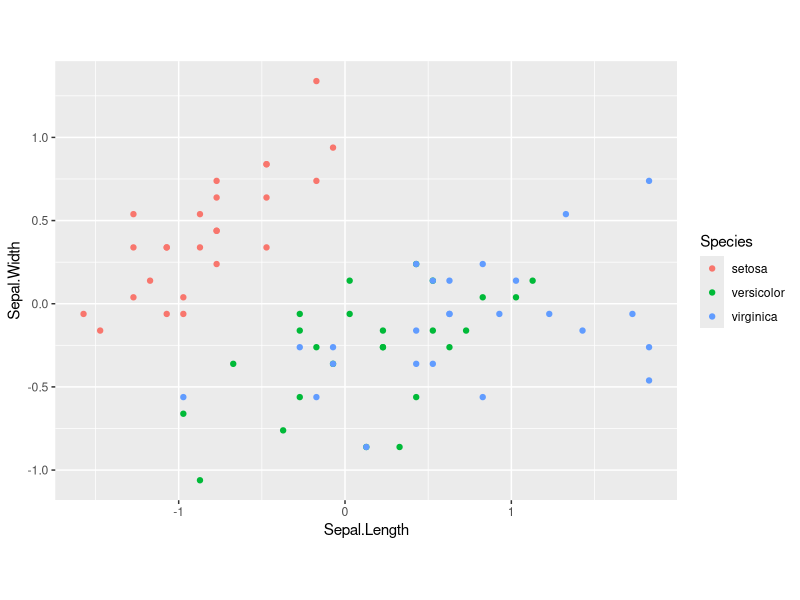
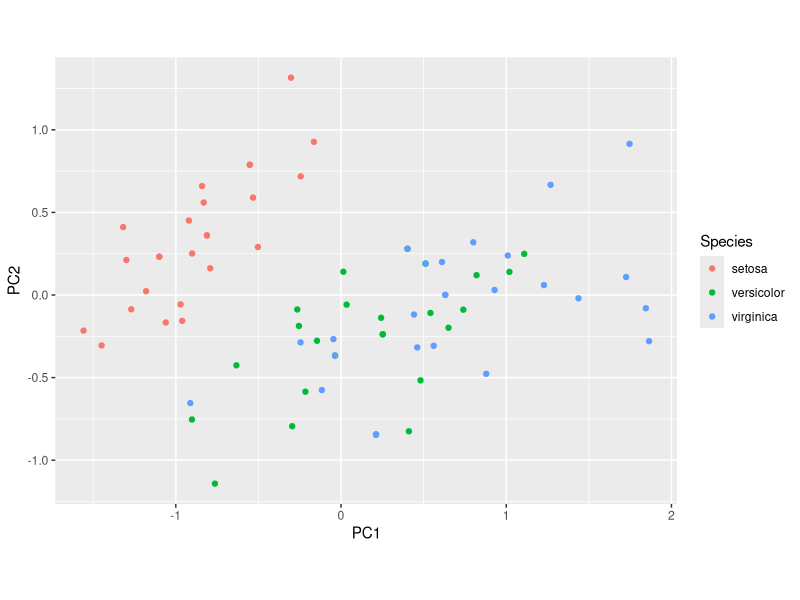
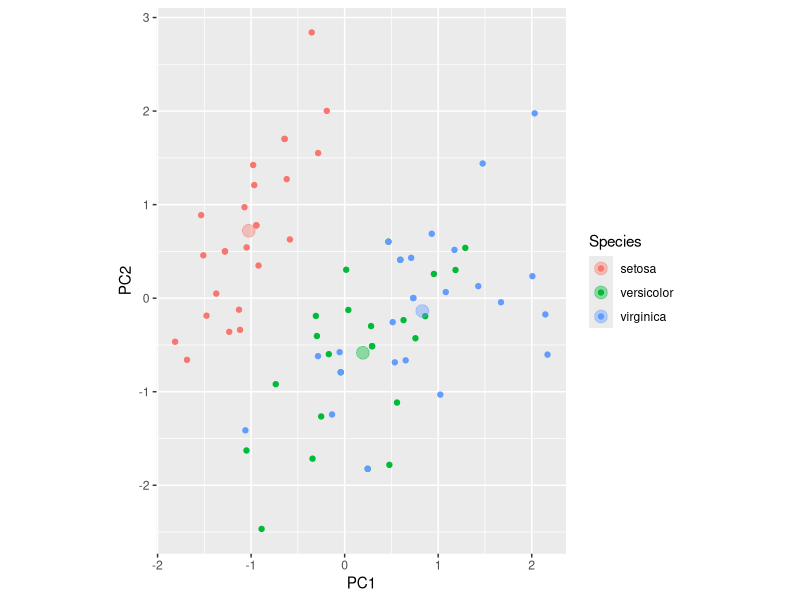
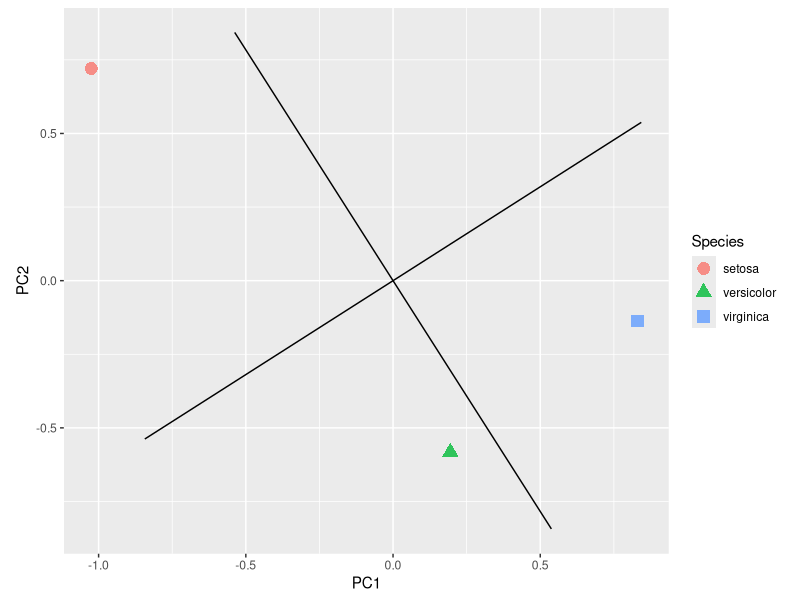
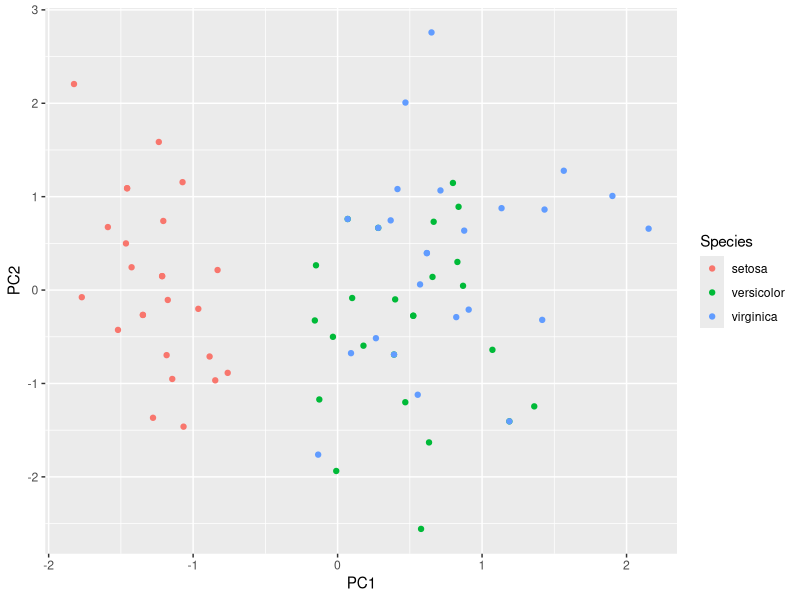
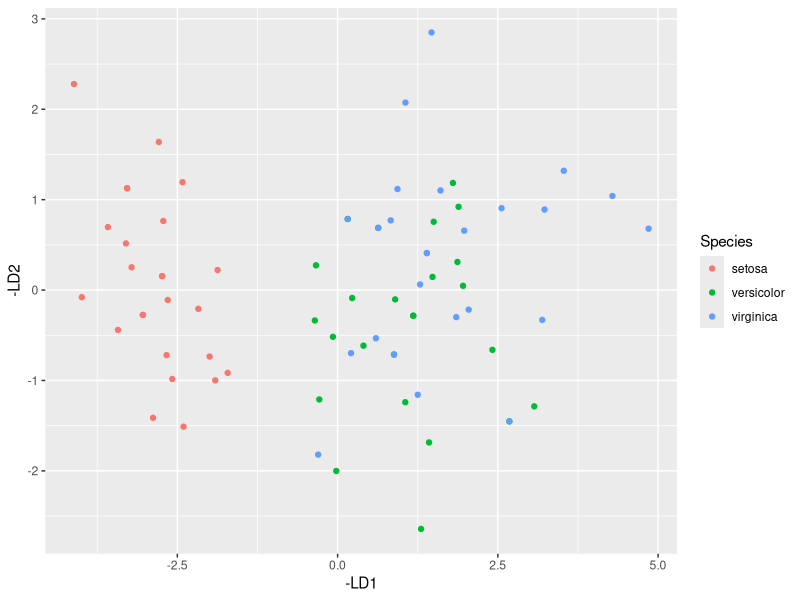
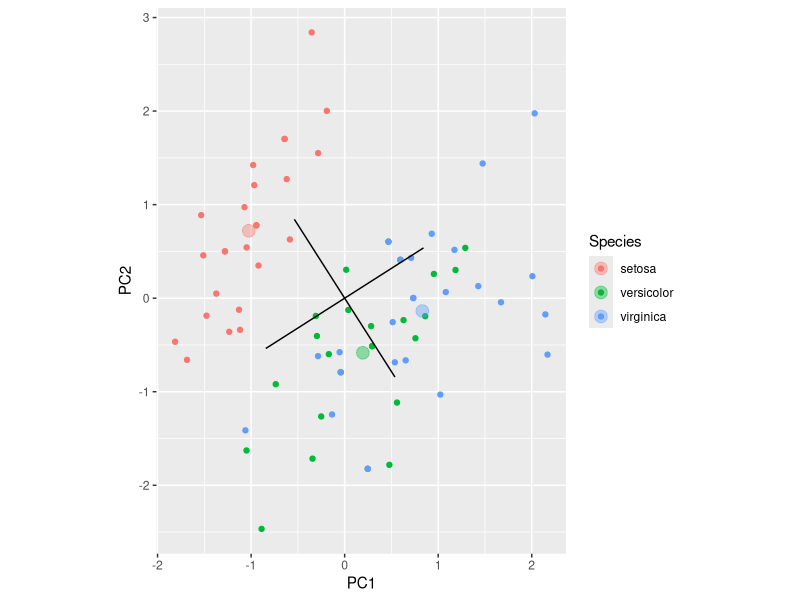
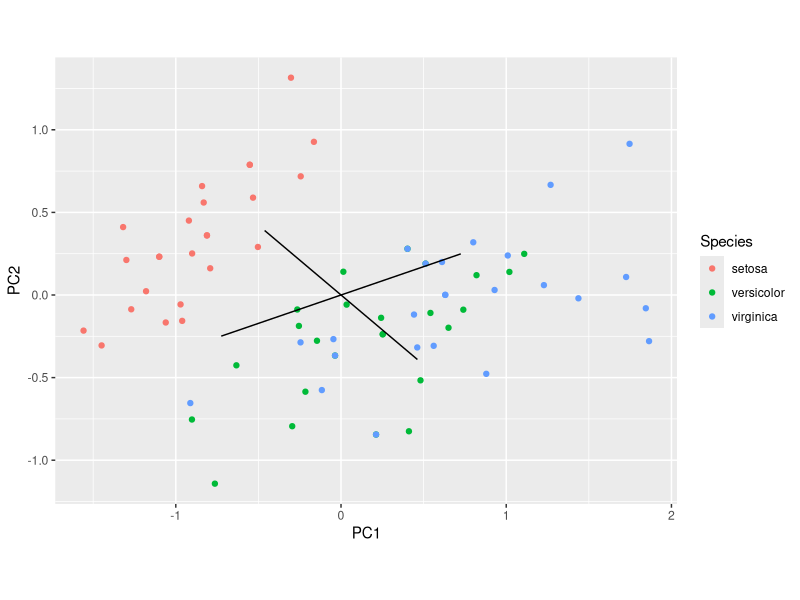

Source code (R) for these figures, in order:
## ---- chunk 1
library(MASS)
library(tidyverse)
library(cowplot)
## ---- chunk 2
# Take first 25 specimens of each species
# and mean center data
reduced.iris <-
  iris %>%
  select(-starts_with("Petal")) %>%  # drop petal variables
  group_by(Species) %>%
  do(head(., 25)) %>%
  ungroup %>%
  mutate_if(is.numeric, funs(. - mean(.)))
  

variate.plot <-
  ggplot(reduced.iris, aes(x = Sepal.Length, y = Sepal.Width)) + 
  geom_point(aes(color=Species)) +
  coord_fixed()

variate.plot
  
## ---- chunk 3
pca.I <- 
  reduced.iris %>% 
  dplyr::select(-Species) %>%
  prcomp(center = TRUE, scale. = FALSE)

pca.I.scores <- as_data_frame(pca.I$x)
pca.I.scores$Species <- reduced.iris$Species

pca.I.plot <- 
  ggplot(pca.I.scores, aes(x=PC1, y=PC2)) + 
  geom_point(aes(color=Species)) +
  coord_fixed(ratio=1)


pca.I.plot
## ---- chunk 4
pca.I.scaled.scores <- as_data_frame(pca.I$x %*% diag(1/pca.I$sdev))
names(pca.I.scaled.scores) <- c("PC1","PC2")
pca.I.scaled.scores$Species <- reduced.iris$Species

pca.I.means <-
  pca.I.scaled.scores %>%
  group_by(Species) %>%
  summarize_all(mean)

pca.I.scaled.plot <- 
  pca.I.scaled.scores %>%
  ggplot(aes(x=PC1, y=PC2)) + 
  geom_point(aes(color=Species)) +
  geom_point(data=pca.I.means, aes(color=Species), size=4, alpha=0.4)+
  coord_fixed()

pca.I.scaled.plot
## ---- chunk 5
pca.II <- prcomp(pca.I.means %>% select(-Species))

pts <- matrix(c(1,0,-1,0,0,1,0,-1),byrow = TRUE,nrow=4)
pca.II.axes <- as.data.frame(pts %*% pca.II$rotation)


ggplot(pca.I.means, aes(x=PC1, y=PC2)) +
  geom_point(aes(shape=Species, color=Species), size=4, alpha=0.8) + 
  geom_segment(aes(x=0,y=0,xend=PC1, yend=PC2),data=pca.II.axes, inherit.aes = FALSE) +
  coord_fixed()
## ---- chunk 6

scaled.scores <- pca.I.scaled.scores %>% select(-Species) %>% as.matrix


cva.scores <- 
  as.data.frame(scaled.scores %*% pca.II$rotation) %>%
  mutate(Species = reduced.iris$Species)

ggplot(cva.scores, aes(x=PC1, y=PC2, color=Species)) +
  geom_point()

## ---- chunk 7
reduced.lda <- lda(Species ~ ., data=reduced.iris)

lda.scores <- 
  as.matrix(reduced.iris %>% select(-Species)) %*% reduced.lda$scaling %>%
  as.data.frame %>%
  mutate(Species = reduced.iris$Species)

ggplot(lda.scores, aes(x=-LD1, y=-LD2, color=Species)) +
  geom_point()
## ---- chunk 8
ggplot() + 
  geom_point(aes(x=PC1, y=PC2, color=Species),data=pca.I.scaled.scores) +
  geom_point(aes(x=PC1, y=PC2, color=Species), 
             data=pca.I.means, size=4, alpha=0.4) +
  geom_segment(aes(x=0,y=0,xend=PC1, yend=PC2),data=pca.II.axes,inherit.aes = FALSE) +
  coord_fixed()
## ---- chunk 9
unscaled.CVA.axes <- 
  as.matrix(pca.II.axes) %*% diag(pca.I$sdev) 


unscaled.CVA.df <-
  unscaled.CVA.axes %>%
  as.data.frame

names(unscaled.CVA.df) <- c("CV1", "CV2")


pca.I.plot + 
  geom_segment(aes(x=0,y=0,xend=CV1, yend=CV2),data=unscaled.CVA.df,inherit.aes = FALSE)
## ---- chunk 10
CVA.in.variate.axes <- unscaled.CVA.axes %*% solve(pca.I$rotation)

CVA.in.variate.df <-
  CVA.in.variate.axes %>%
  as.data.frame

names(CVA.in.variate.df) <- c("CV1", "CV2")

variate.plot + 
  geom_segment(aes(x=0,y=0,xend=CV1, yend=CV2),
               data=CVA.in.variate.df,
               inherit.aes = FALSE) +
  coord_fixed()


